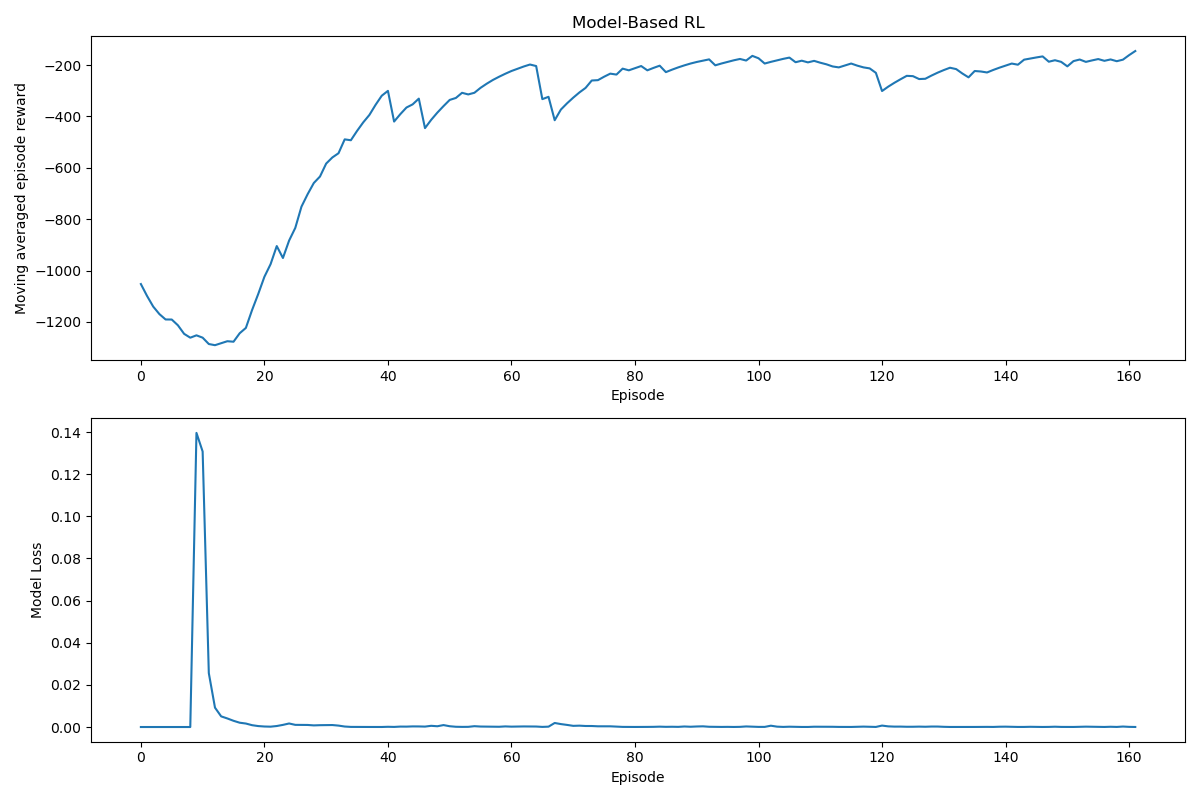

This figure's Python source:
import argparse
import pickle
from collections import namedtuple

import matplotlib.pyplot as plt
import numpy as np

import gym
import torch
import torch.nn as nn
import torch.nn.functional as F
import torch.optim as optim
from torch.distributions import Normal

parser = argparse.ArgumentParser(description='Solve the Pendulum-v0 with Model-Based RL')
parser.add_argument(
    '--gamma', type=float, default=0.9, metavar='G', help='discount factor (default: 0.9)')
parser.add_argument('--seed', type=int, default=0, metavar='N', help='random seed (default: 0)')
parser.add_argument('--render', action='store_true', help='render the environment')
parser.add_argument(
    '--log-interval',
    type=int,
    default=10,
    metavar='N',
    help='interval between training status logs (default: 10)')
parser.add_argument(
    '--planning-horizon',
    type=int,
    default=5,
    metavar='H',
    help='planning horizon for model-based rollouts (default: 5)')
parser.add_argument(
    '--model-rollouts',
    type=int,
    default=5,
    metavar='R',
    help='number of model rollouts per real step (default: 5)')
args = parser.parse_args()

torch.manual_seed(args.seed)
np.random.seed(args.seed)

TrainingRecord = namedtuple('TrainingRecord', ['ep', 'reward', 'model_loss'])
Transition = namedtuple('Transition', ['s', 'a', 'r', 's_'])


class DynamicsModel(nn.Module):
    """Neural network to learn the dynamics of the environment"""
    
    def __init__(self):
        super(DynamicsModel, self).__init__()
        self.fc1 = nn.Linear(4, 200)  # state + action
        self.fc2 = nn.Linear(200, 200)
        self.state_head = nn.Linear(200, 3)  # predict next state
        self.reward_head = nn.Linear(200, 1)  # predict reward
        
    def forward(self, s, a):
        x = torch.cat([s, a], dim=1)
        x = F.relu(self.fc1(x))
        x = F.relu(self.fc2(x))
        next_state = self.state_head(x)
        reward = self.reward_head(x)
        return next_state, reward


class ActorNet(nn.Module):
    """Policy network"""

    def __init__(self):
        super(ActorNet, self).__init__()
        self.fc = nn.Linear(3, 100)
        self.mu_head = nn.Linear(100, 1)

    def forward(self, s):
        x = F.relu(self.fc(s))
        u = 2.0 * F.tanh(self.mu_head(x))
        return u


class CriticNet(nn.Module):
    """Value network"""

    def __init__(self):
        super(CriticNet, self).__init__()
        self.fc = nn.Linear(4, 100)
        self.v_head = nn.Linear(100, 1)

    def forward(self, s, a):
        x = F.relu(self.fc(torch.cat([s, a], dim=1)))
        state_value = self.v_head(x)
        return state_value


class Memory():
    """Replay buffer for storing transitions"""

    data_pointer = 0
    isfull = False

    def __init__(self, capacity):
        self.memory = np.empty(capacity, dtype=object)
        self.capacity = capacity

    def update(self, transition):
        self.memory[self.data_pointer] = transition
        self.data_pointer += 1
        if self.data_pointer == self.capacity:
            self.data_pointer = 0
            self.isfull = True

    def sample(self, batch_size):
        return np.random.choice(self.memory, batch_size)


class ModelBasedAgent():
    """Model-based RL agent"""

    max_grad_norm = 0.5

    def __init__(self):
        self.training_step = 0
        self.var = 1.0
        # Value function networks
        self.eval_cnet, self.target_cnet = CriticNet().float(), CriticNet().float()
        # Policy networks
        self.eval_anet, self.target_anet = ActorNet().float(), ActorNet().float()
        # Dynamics model
        self.dynamics_model = DynamicsModel().float()
        
        # Replay buffer
        self.memory = Memory(2000)
        
        # Optimizers
        self.optimizer_c = optim.Adam(self.eval_cnet.parameters(), lr=1e-3)
        self.optimizer_a = optim.Adam(self.eval_anet.parameters(), lr=3e-4)
        self.optimizer_model = optim.Adam(self.dynamics_model.parameters(), lr=1e-3)

    def select_action(self, state):
        """Select action using the policy network with exploration noise"""
        state = torch.from_numpy(state).float().unsqueeze(0)
        mu = self.eval_anet(state)
        dist = Normal(mu, torch.tensor(self.var, dtype=torch.float))
        action = dist.sample()
        action.clamp(-2.0, 2.0)
        return (action.item(),)

    def save_param(self):
        """Save model parameters"""
        torch.save(self.eval_anet.state_dict(), 'param/mb_anet_params.pkl')
        torch.save(self.eval_cnet.state_dict(), 'param/mb_cnet_params.pkl')
        torch.save(self.dynamics_model.state_dict(), 'param/mb_dmodel_params.pkl')

    def store_transition(self, transition):
        """Store transition in the replay buffer"""
        self.memory.update(transition)

    def update_dynamics_model(self, batch_size=64):
        """Update the dynamics model using supervised learning"""
        if not self.memory.isfull:
            return 0.0
            
        transitions = self.memory.sample(batch_size)
        s = torch.tensor([t.s for t in transitions], dtype=torch.float)
        a = torch.tensor([t.a for t in transitions], dtype=torch.float).view(-1, 1)
        r = torch.tensor([t.r for t in transitions], dtype=torch.float).view(-1, 1)
        s_ = torch.tensor([t.s_ for t in transitions], dtype=torch.float)
        
        # Update dynamics model
        self.optimizer_model.zero_grad()
        pred_s_, pred_r = self.dynamics_model(s, a)
        
        # Compute loss for state prediction and reward prediction
        state_loss = F.mse_loss(pred_s_, s_)
        reward_loss = F.mse_loss(pred_r, r)
        model_loss = state_loss + reward_loss
        
        model_loss.backward()
        nn.utils.clip_grad_norm_(self.dynamics_model.parameters(), self.max_grad_norm)
        self.optimizer_model.step()
        
        return model_loss.item()

    def generate_imagined_trajectories(self, s, batch_size=32):
        """Generate imagined trajectories using the dynamics model"""
        states = s.repeat(1, 1) if s.shape[0] == batch_size else s.repeat(batch_size // s.shape[0] + 1, 1)[:batch_size]
        total_rewards = torch.zeros(batch_size, 1)
        
        imagined_states = [states]
        imagined_actions = []
        imagined_rewards = []
        
        for h in range(args.planning_horizon):
            # Select actions using the policy
            actions = self.eval_anet(states)
            
            # Add exploration noise
            noise = torch.normal(mean=0, std=self.var, size=actions.shape)
            noisy_actions = (actions + noise).clamp(-2.0, 2.0)
            
            # Predict next states and rewards using the dynamics model
            next_states, step_rewards = self.dynamics_model(states, noisy_actions)
            
            # Store for later use
            imagined_states.append(next_states)
            imagined_actions.append(noisy_actions)
            imagined_rewards.append(step_rewards)
            
            # Update for next step
            states = next_states
            total_rewards += step_rewards * (args.gamma ** h)
        
        return imagined_states, imagined_actions, imagined_rewards, total_rewards

    def update_policy_with_model_rollouts(self, start_states):
        """Update policy using model rollouts"""
        # Generate imagined trajectories using the dynamics model
        imagined_states, imagined_actions, imagined_rewards, total_rewards = self.generate_imagined_trajectories(start_states)
        
        # Policy gradient update
        self.optimizer_a.zero_grad()
        
        # Use the model to evaluate the expected return of our policy
        a_loss = 0
        discount = 1.0
        
        # Sum up the expected Q-values along the trajectory
        for h in range(args.planning_horizon):
            states = imagined_states[h]
            actions = self.eval_anet(states)  # Get on-policy actions
            q_values = self.eval_cnet(states, actions)
            a_loss -= discount * q_values.mean()
            discount *= args.gamma
        
        a_loss.backward()
        nn.utils.clip_grad_norm_(self.eval_anet.parameters(), self.max_grad_norm)
        self.optimizer_a.step()

    def update(self):
        """Update policy and value networks"""
        self.training_step += 1

        # Update dynamics model first
        model_loss = self.update_dynamics_model()
        
        if not self.memory.isfull:
            return 0, model_loss
            
        # Sample real transitions for DDPG update
        transitions = self.memory.sample(32)
        s = torch.tensor([t.s for t in transitions], dtype=torch.float)
        a = torch.tensor([t.a for t in transitions], dtype=torch.float).view(-1, 1)
        r = torch.tensor([t.r for t in transitions], dtype=torch.float).view(-1, 1)
        s_ = torch.tensor([t.s_ for t in transitions], dtype=torch.float)

        # Regular DDPG update with real transitions
        with torch.no_grad():
            q_target = r + args.gamma * self.target_cnet(s_, self.target_anet(s_))
        q_eval = self.eval_cnet(s, a)

        # Update critic net
        self.optimizer_c.zero_grad()
        c_loss = F.smooth_l1_loss(q_eval, q_target)
        c_loss.backward()
        nn.utils.clip_grad_norm_(self.eval_cnet.parameters(), self.max_grad_norm)
        self.optimizer_c.step()

        # Regular actor update
        self.optimizer_a.zero_grad()
        a_loss = -self.eval_cnet(s, self.eval_anet(s)).mean()
        a_loss.backward()
        nn.utils.clip_grad_norm_(self.eval_anet.parameters(), self.max_grad_norm)
        self.optimizer_a.step()

        # Model-based policy improvement
        # Only do model rollouts if the model has been trained enough
        if model_loss < 0.1 and self.training_step > 1000:
            for _ in range(args.model_rollouts):
                # Use a subset of states for diversity
                idx = torch.randperm(len(s))[:8]
                start_states = s[idx]
                self.update_policy_with_model_rollouts(start_states)

        # Update target networks
        if self.training_step % 200 == 0:
            self.target_cnet.load_state_dict(self.eval_cnet.state_dict())
        if self.training_step % 201 == 0:
            self.target_anet.load_state_dict(self.eval_anet.state_dict())

        # Decay exploration noise
        self.var = max(self.var * 0.999, 0.01)

        return q_eval.mean().item(), model_loss


def main():
    env = gym.make('Pendulum-v1')
    agent = ModelBasedAgent()

    training_records = []
    running_reward, running_q, running_model_loss = -1000, 0, 0
    
    for i_ep in range(1000):
        score = 0
        state, _ = env.reset(seed=args.seed+i_ep)

        for t in range(200):
            action = agent.select_action(state)
            state_, reward, terminated, truncated, _ = env.step(action)
            score += reward
            
            if args.render:
                env.render()
                
            agent.store_transition(Transition(state, action, (reward + 8) / 8, state_))
            state = state_
            
            if agent.memory.isfull:
                q, model_loss = agent.update()
                running_q = 0.99 * running_q + 0.01 * q
                running_model_loss = 0.99 * running_model_loss + 0.01 * model_loss

        running_reward = running_reward * 0.9 + score * 0.1
        training_records.append(TrainingRecord(i_ep, running_reward, running_model_loss))

        if i_ep % args.log_interval == 0:
            print('Step {}\tAverage score: {:.2f}\tAverage Q: {:.2f}\tModel Loss: {:.4f}'.format(
                i_ep, running_reward, running_q, running_model_loss))
                
        if running_reward > -150:
            print("Solved! Running reward is now {}!".format(running_reward))
            env.close()
            agent.save_param()
            with open('log/mbrl_training_records.pkl', 'wb') as f:
                pickle.dump(training_records, f)
            break

    env.close()

    # Plot results
    plt.figure(figsize=(12, 8))
    
    plt.subplot(2, 1, 1)
    plt.plot([r.ep for r in training_records], [r.reward for r in training_records])
    plt.title('Model-Based RL')
    plt.xlabel('Episode')
    plt.ylabel('Moving averaged episode reward')
    
    plt.subplot(2, 1, 2)
    plt.plot([r.ep for r in training_records], [r.model_loss for r in training_records])
    plt.xlabel('Episode')
    plt.ylabel('Model Loss')
    
    plt.tight_layout()
    plt.savefig("img/mbrl.png")
    plt.show()


if __name__ == '__main__':
    main()